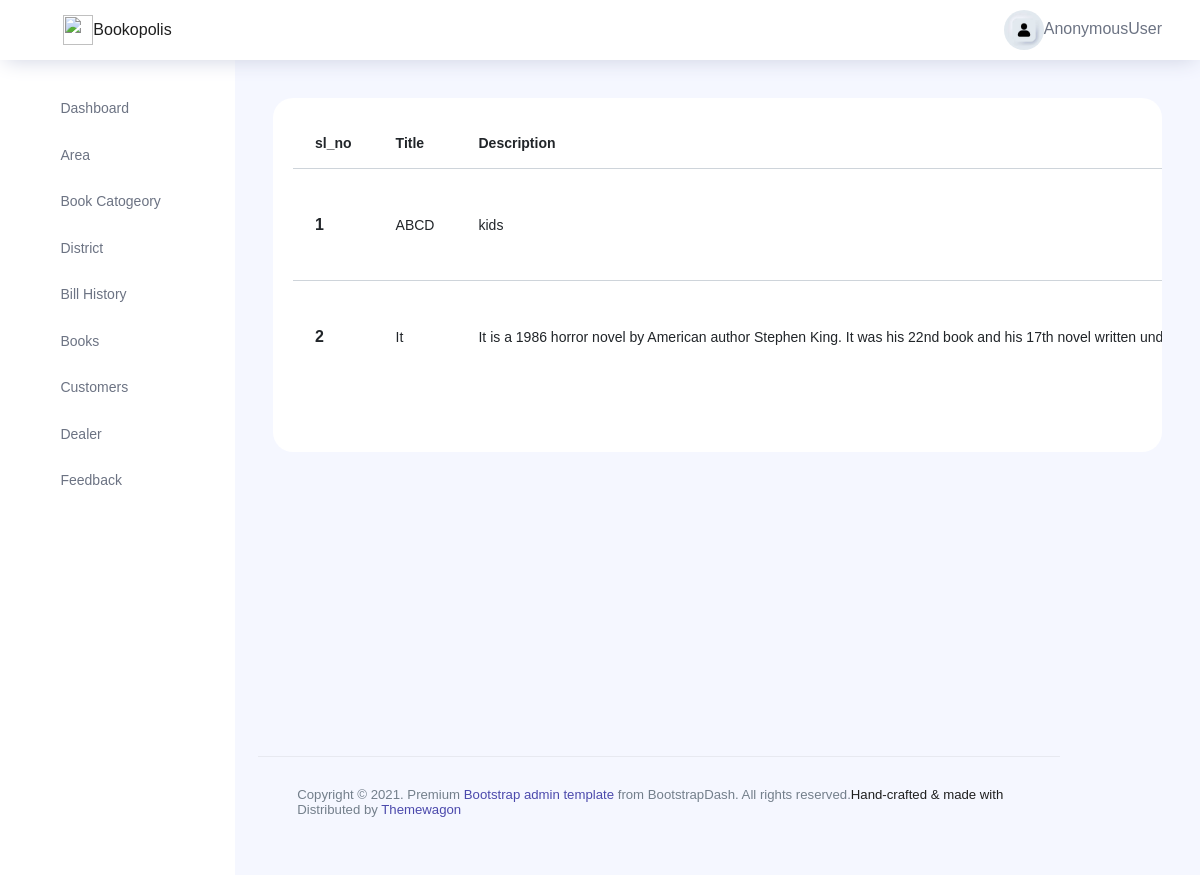
The app's page /adminview_Book with its own data.
### app/models.py (models this page shows)
class Book(models.Model):
    title=models.CharField(max_length=30)
    description=models.TextField()
    type=models.ForeignKey(BookCatogeory,on_delete=models.CASCADE,null=True)
    image=models.ImageField(upload_to='gallery')
    price=models.FloatField(null=True)

### app/views.py (the view)
# urls.py: path('adminview_Book', views.adminview_Book, name='adminview_Book'),
def adminview_Book(request):
    data = Book.objects.all()
    return render(request, 'Admin_Temp/adminview_Book.html', {'data': data})

### app/models.py (called while the page is built)
    def __str__(self):
        return self.name

### template/Admin_Temp/adminview_Book.html (shortened to what this page needs)
{% extends 'Admin_Temp/index.html' %}
{% load crispy_forms_tags %}
{% block content %}
<div class="col-lg-12">
 <div class="card">
   <div class="table-responsive">
   <div class="card-body">
<table class="table">
  <thead>
    <tr>
      <th scope="col">sl_no</th>
      <th scope="col">Title</th>
      <th scope="col">Description</th>
    </tr>
  </thead>
  <tbody>
  {% for i in data %}
    <tr>
      <th scope="row">{{forloop.counter}}</th>
      <td>{{i.title}}</td>
      <td>{{i.description}}</td>
    </tr>
  {% endfor %}
  </tbody>
</table>
      </div>
</div>
{% endblock %}

### records on screen
Book: title "ABCD", description "kids"
Book: title "It", description "It is a 1986 horror novel by American author Stephen King. It was his 22nd book and his 17th novel written…"

### other values on screen
{{ request.user }} "AnonymousUser"
